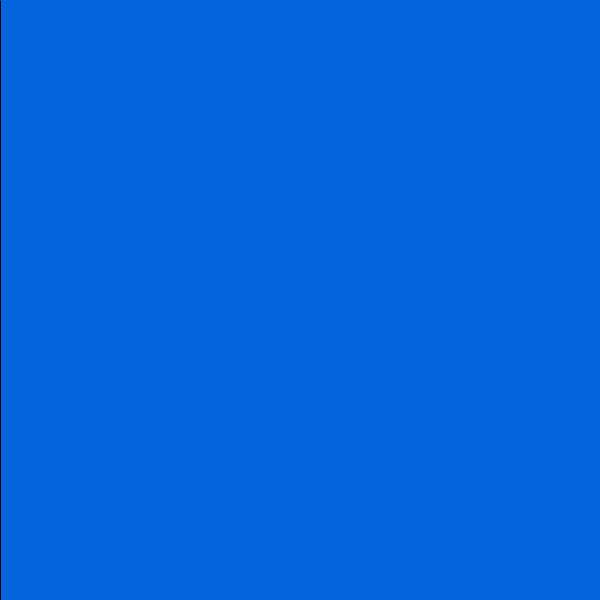
Frame 1 (no input)
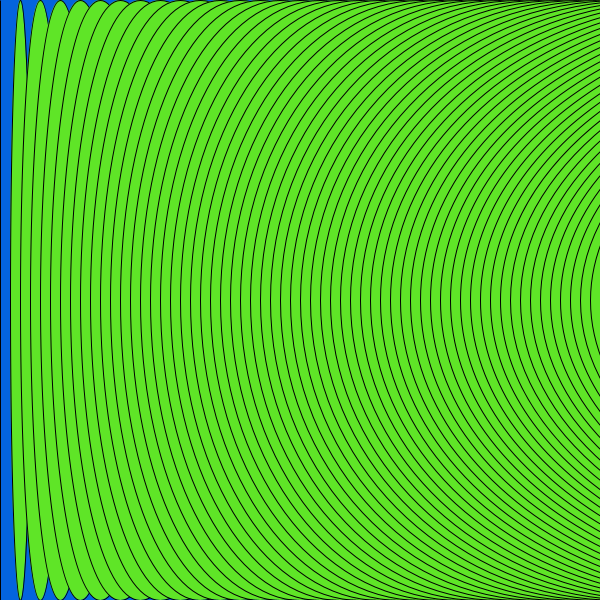
Frame 60 (the mouse pressed at the canvas centre just before this capture)
Frame 120 (the mouse held since frame 60 and released just before this capture): identical to frame 60, image omitted

The Processing sketch that drew these frames (run headless with seeded random() and noise(); from frame 60 on, the mouse is pressed at the canvas centre):

// Processing sketch: processing_79838
// ── processing_79838.pde

void setup() {
size(600,600);
background(4,100,222);
frameRate(50);
fill(229,39,52);
}
int a=0;
void draw(){
fill(95,229,39);
ellipse(a,300,a,600);
a=a+20;
}
